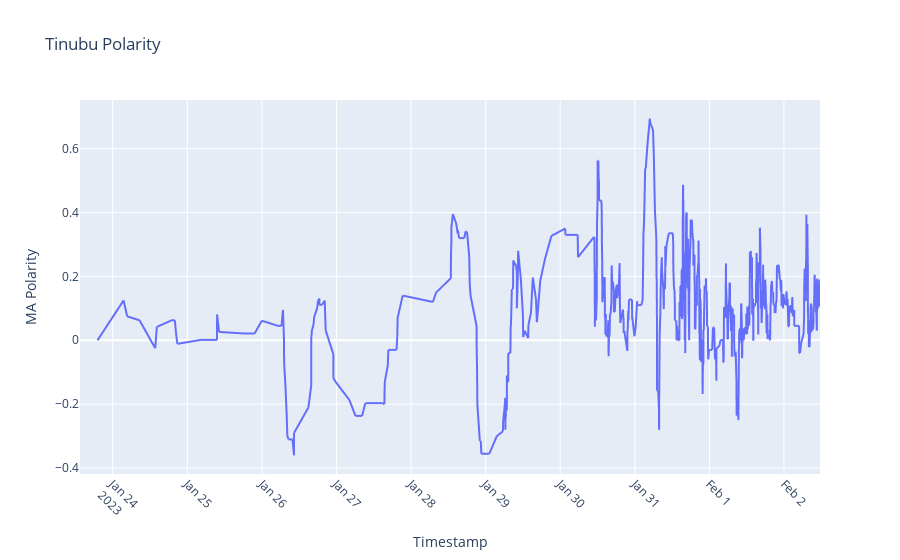
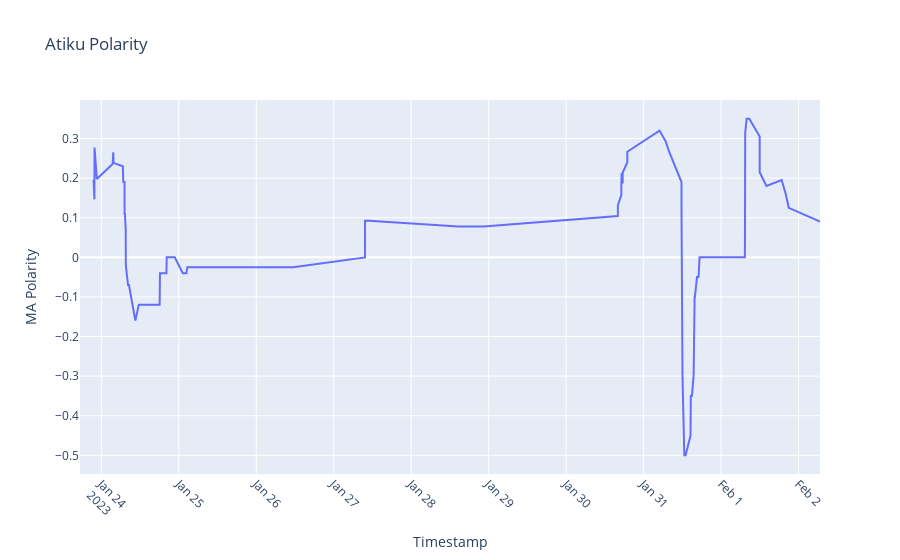
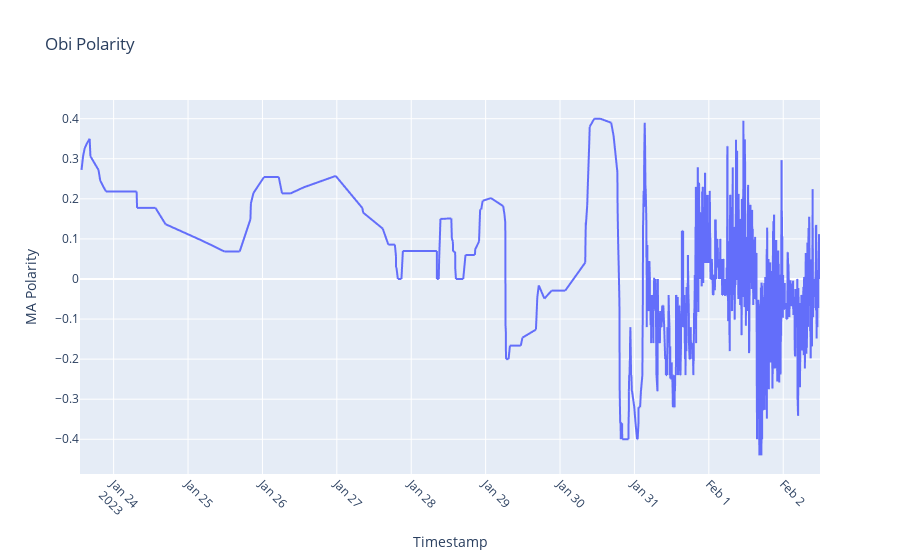

Notebook cell for these charts, in order:
### Code cell
import plotly.express as px

fig = px.line(Tinubu, x='Timestamp', y='MA Polarity', title="Tinubu Polarity")
fig.update_xaxes(title_text="Timestamp", tickangle=45)

fig2 = px.line(Atiku, x='Timestamp', y='MA Polarity', title="Atiku Polarity")
fig2.update_xaxes(title_text="Timestamp", tickangle=45)

fig3 = px.line(Obi, x='Timestamp', y='MA Polarity', title="Obi Polarity")
fig3.update_xaxes(title_text="Timestamp", tickangle=45)

fig.show()
fig2.show()
fig3.show()

### Figure 1 — Plotly figure (JSON) as saved in the notebook; plotly's stock layout.template omitted (floating-point values rounded to 4 significant figures; data arrays with more than 128 entries replaced by an {"elided": "..."} marker saying what was removed)
{"data": [{"hovertemplate": "Timestamp=%{x}<br>MA Polarity=%{y}<extra></extra>", "legendgroup": "", "line": {"color": "#636efa", "dash": "solid"}, "marker": {"symbol": "circle"}, "mode": "lines", "name": "", "showlegend": false, "type": "scattergl", "x": {"elided": "1067 str values"}, "xaxis": "x", "y": {"elided": "1067 float values"}, "yaxis": "y"}], "layout": {"legend": {"tracegroupgap": 0}, "title": {"text": "Tinubu Polarity"}, "xaxis": {"anchor": "y", "domain": [0, 1], "tickangle": 45, "title": {"text": "Timestamp"}}, "yaxis": {"anchor": "x", "domain": [0, 1], "title": {"text": "MA Polarity"}}}}

### Figure 2 — Plotly figure (JSON) as saved in the notebook; plotly's stock layout.template omitted (floating-point values rounded to 4 significant figures; data arrays with more than 128 entries replaced by an {"elided": "..."} marker saying what was removed)
{"data": [{"hovertemplate": "Timestamp=%{x}<br>MA Polarity=%{y}<extra></extra>", "legendgroup": "", "line": {"color": "#636efa", "dash": "solid"}, "marker": {"symbol": "circle"}, "mode": "lines", "name": "", "orientation": "v", "showlegend": false, "type": "scatter", "x": {"elided": "138 str values"}, "xaxis": "x", "y": {"elided": "138 float values"}, "yaxis": "y"}], "layout": {"legend": {"tracegroupgap": 0}, "title": {"text": "Atiku Polarity"}, "xaxis": {"anchor": "y", "domain": [0, 1], "tickangle": 45, "title": {"text": "Timestamp"}}, "yaxis": {"anchor": "x", "domain": [0, 1], "title": {"text": "MA Polarity"}}}}

### Figure 3 — Plotly figure (JSON) as saved in the notebook; plotly's stock layout.template omitted (floating-point values rounded to 4 significant figures; data arrays with more than 128 entries replaced by an {"elided": "..."} marker saying what was removed)
{"data": [{"hovertemplate": "Timestamp=%{x}<br>MA Polarity=%{y}<extra></extra>", "legendgroup": "", "line": {"color": "#636efa", "dash": "solid"}, "marker": {"symbol": "circle"}, "mode": "lines", "name": "", "showlegend": false, "type": "scattergl", "x": {"elided": "4056 str values"}, "xaxis": "x", "y": {"elided": "4056 float values"}, "yaxis": "y"}], "layout": {"legend": {"tracegroupgap": 0}, "title": {"text": "Obi Polarity"}, "xaxis": {"anchor": "y", "domain": [0, 1], "tickangle": 45, "title": {"text": "Timestamp"}}, "yaxis": {"anchor": "x", "domain": [0, 1], "title": {"text": "MA Polarity"}}}}
